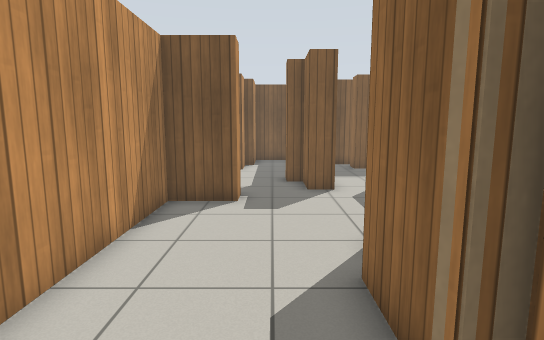
View 1 (above)

16 first-person views from a walk through a robot-simulator world made for Gazebo. The camera is 1.2 m above the floor, tilts 8° down and sees 80° across. Floor lines are 1 m apart. The floor is counted in squares, 0.5 m on a side. Each view is taken from the middle of a square. On the plan, view 1 faces up. The plan holds only what a view shows up to about 19 squares ahead; the rest is blank. Gazebo's built-in surfaces are drawn with simple patterns.

View 2
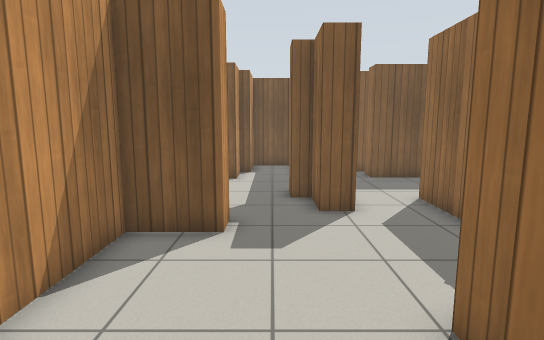

View 3
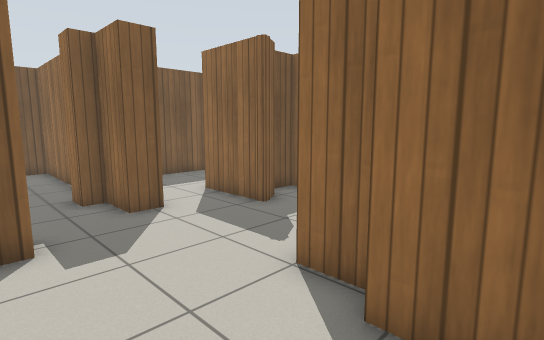

View 4
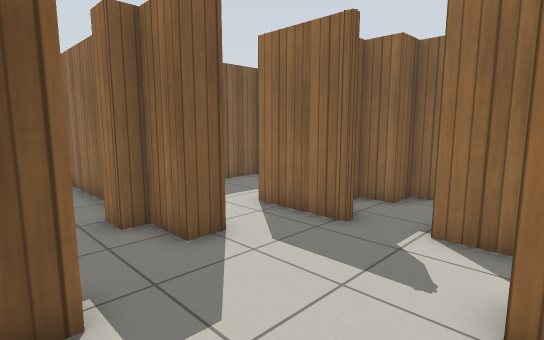

View 5
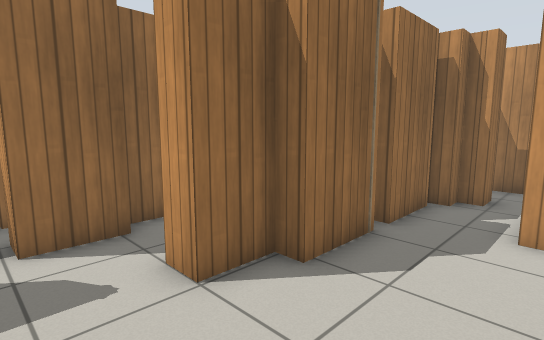

View 6
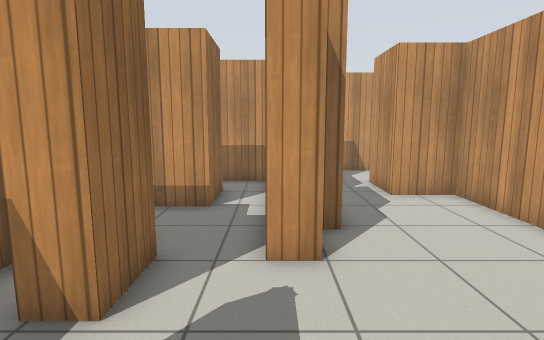

View 7
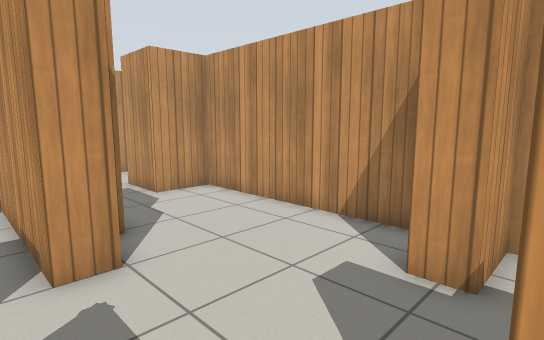

View 8
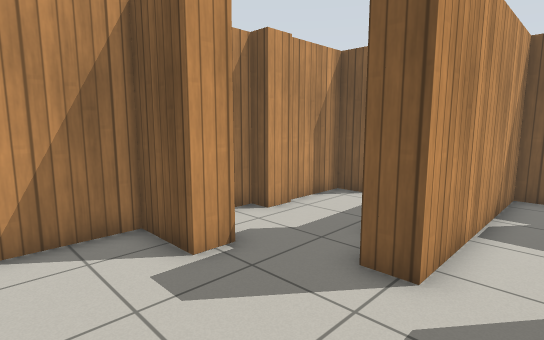

View 9
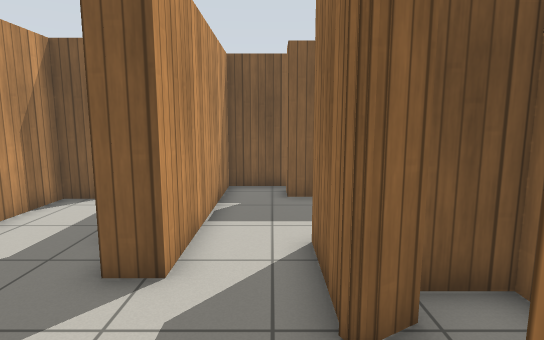

View 10
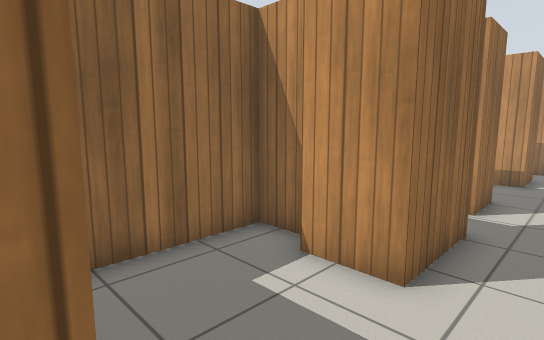

View 11
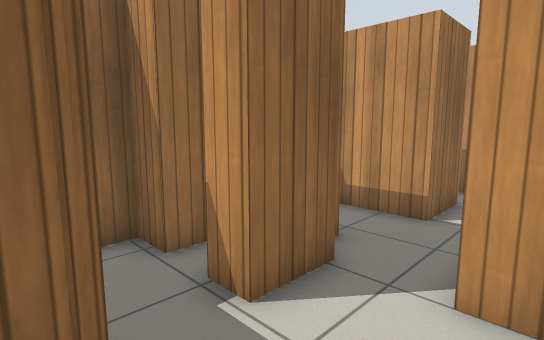

View 12
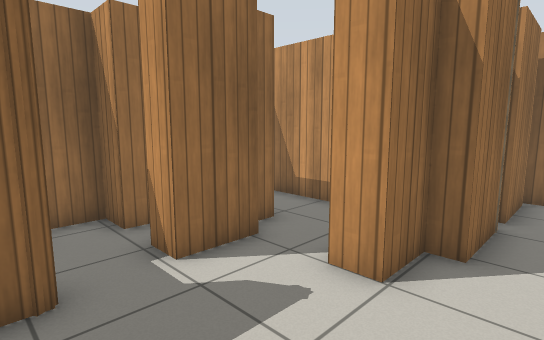

View 13
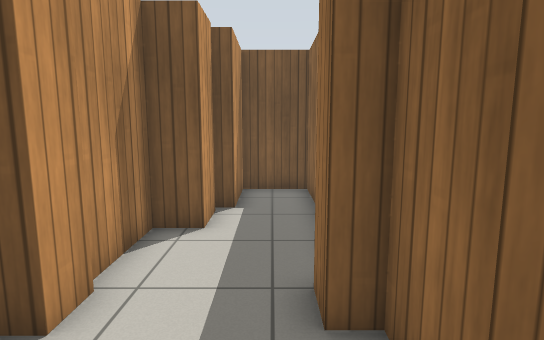

View 14
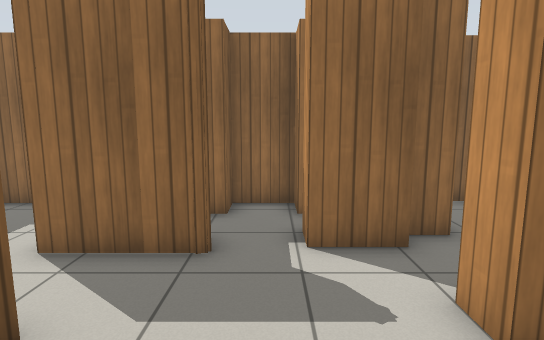

View 15
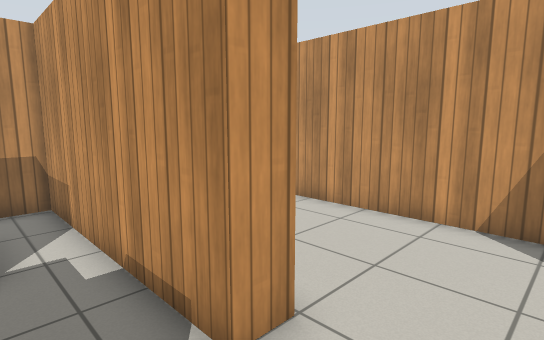

View 16
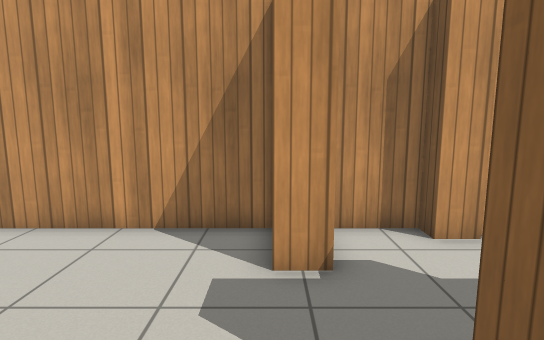

### Floor plan
Ten units are one square. View 1 is at (0, 0); x grows to the right and y downward. Boxes are objects, and circles mark ways between rooms. Rooms are numbered by the first view taken in them; rooms with no view inside come last. Other rooms are left out.
<svg viewBox="-38 -224 130 249">
<path fill="none" stroke="#000" d="M21 -48 21 -65M14 -23 14 -48M-11 -110 -11 -100 -33 -100 -33 -11 -11 -11 -11 15M23 -118 14 -118M14 10 14 -16M2 20 9 20 9 13 16 13M58 -107 49 -102 48 -103 48 -134M51 -62 51 -83 61 -83M21 -65 31 -65 31 -45M23 -135 23 -118M48 -134 69 -134M49 -195 23 -195 23 -135M87 -176 45 -176 45 -186M74 -127 87 -127 87 -172M14 -167 14 -219 -11 -219 -11 -192 -18 -192M-26 -145 -26 -135 -33 -135 -33 -110 -11 -110M-16 -189 -16 -173 -28 -173 -28 -145M14 -118 14 -135 6 -135 6 -146M75 -66 75 -83 87 -83 87 -102 75 -102 75 -114 61 -114"/>
<circle cx="20" cy="-90" r="3" fill="#2a7"/>
<circle cx="5" cy="-110" r="3" fill="#2a7"/>
<circle cx="35" cy="-125" r="3" fill="#2a7"/>
<circle cx="55" cy="-95" r="3" fill="#2a7"/>
<text x="0" y="-60">1</text>
<text x="40" y="-90">2</text>
<text x="50" y="-160">3</text>
<text x="0" y="-160">4</text>
<text x="70" y="-90">5</text>
</svg>
Room 1 opens to room 2. Room 1 opens to room 4. Room 2 opens to room 3. Room 2 opens to room 5.

Where each view was taken, in squares from view 1:
view 1: 0 up, 0 right, facing up
view 2: 3 up, 0 right, facing up
view 3: 3 up, 2 left, facing up-right
view 4: 6 up, 2 left, facing up-right
view 5: 9 up, 2 left, facing down-right
view 6: 12 up, 3 right, facing down
view 7: 12 up, 4 right, facing down-left
view 8: 7 up, 4 right, facing up-left
view 9: 7 up, 4 right, facing up
view 10: 18 up, 3 right, facing down-right
view 11: 11 up, 2 right, facing down-right
view 12: 11 up, 0 right, facing down-right
view 13: 10 up, 0 right, facing up
view 14: 9 up, 1 left, facing right
view 15: 9 up, 5 right, facing down-left
view 16: 10 up, 4 right, facing left
